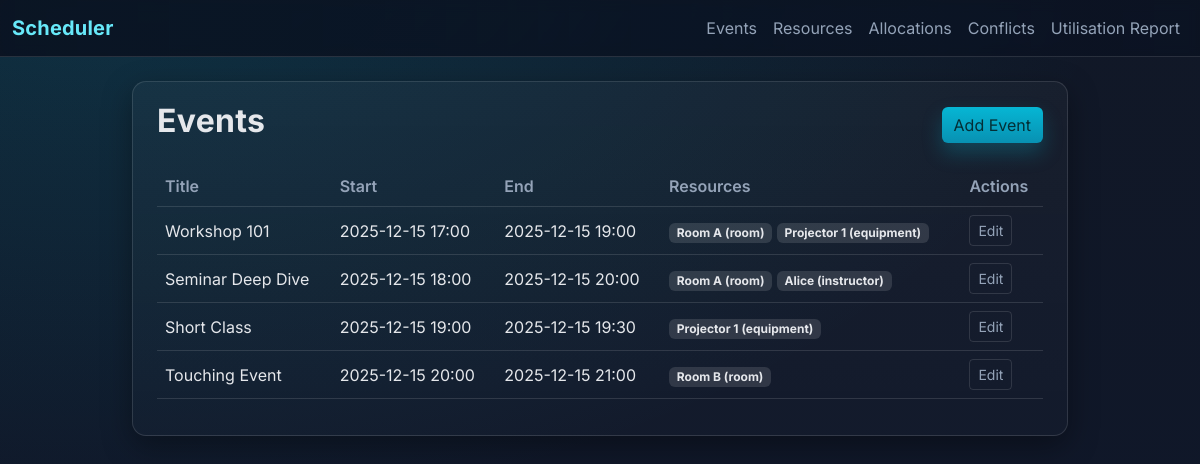
The app's page /events with its own data.
### models.py (models this page shows)
class Event(db.Model):
    __tablename__ = 'events'
    event_id = db.Column(db.Integer, primary_key=True)
    title = db.Column(db.String(255), nullable=False)
    start_time = db.Column(db.DateTime, nullable=False)
    end_time = db.Column(db.DateTime, nullable=False)
    description = db.Column(db.Text, default='')
    allocations = db.relationship('EventResourceAllocation', back_populates='event', cascade='all, delete-orphan')

class EventResourceAllocation(db.Model):
    __tablename__ = 'event_resource_allocations'
    allocation_id = db.Column(db.Integer, primary_key=True)
    event_id = db.Column(db.Integer, db.ForeignKey('events.event_id'), nullable=False, index=True)
    resource_id = db.Column(db.Integer, db.ForeignKey('resources.resource_id'), nullable=False, index=True)
    event = db.relationship('Event', back_populates='allocations')
    resource = db.relationship('Resource', back_populates='allocations')
    __table_args__ = (
        db.UniqueConstraint('event_id', 'resource_id', name='uq_event_resource'),
    )

class Resource(db.Model):
    __tablename__ = 'resources'
    resource_id = db.Column(db.Integer, primary_key=True)
    resource_name = db.Column(db.String(255), nullable=False, unique=True)
    resource_type = db.Column(db.String(64), nullable=False)
    allocations = db.relationship('EventResourceAllocation', back_populates='resource', cascade='all, delete-orphan')

### app.py (the view)
    @app.route('/events')
    def events_list():
        events = Event.query.order_by(Event.start_time).all()
        return render_template('events/index.html', events=events)

### templates/events/index.html
{% extends 'base.html' %}
{% block content %}
<div class="card-pro">
  <div class="page-header">
    <h2 class="page-title">Events</h2>
    <a class="btn btn-primary" href="/events/new">Add Event</a>
  </div>
  <table class="table table-modern table-hover align-middle">
    <thead><tr><th>Title</th><th>Start</th><th>End</th><th>Resources</th><th>Actions</th></tr></thead>
    <tbody>
      {% for e in events %}
        <tr>
          <td>{{ e.title }}</td>
          <td>{{ e.start_time.strftime('%Y-%m-%d %H:%M') }}</td>
          <td>{{ e.end_time.strftime('%Y-%m-%d %H:%M') }}</td>
          <td>
            {% for a in e.allocations %}
              <span class="badge bg-secondary">{{ a.resource.resource_name }} ({{ a.resource.resource_type }})</span>
            {% endfor %}
          </td>
          <td><a class="btn btn-sm btn-outline-secondary" href="/events/{{ e.event_id }}/edit">Edit</a></td>
        </tr>
      {% endfor %}
    </tbody>
  </table>
</div>
{% endblock %}

### templates/base.html (shortened to what this page needs)
<!doctype html>
<html lang="en">
<head>
  <link rel="stylesheet" href="https://cdn.jsdelivr.net/npm/bootstrap@5.3.2/dist/css/bootstrap.min.css">
  <link rel="stylesheet" href="{{ url_for('static', filename='theme.css') }}">
</head>
<body class="theme-cyan">
<nav class="navbar navbar-expand-lg navbar-cyan mb-4">
  <div class="container-fluid">
    <a class="navbar-brand" href="/">Scheduler</a>
    <div>
      <ul class="navbar-nav me-auto mb-2 mb-lg-0">
        <li class="nav-item"><a class="nav-link" href="/events">Events</a></li>
        <li class="nav-item"><a class="nav-link" href="/resources">Resources</a></li>
        <li class="nav-item"><a class="nav-link" href="/allocations">Allocations</a></li>
        <li class="nav-item"><a class="nav-link" href="/conflicts">Conflicts</a></li>
        <li class="nav-item"><a class="nav-link" href="/report">Utilisation Report</a></li>
      </ul>
    </div>
  </div>
</nav>
<div class="container container-narrow">
  {% block content %}{% endblock %}
</div>
</body>
</html>

### static/theme.css (style rules this page uses)
:root { --brand: #06b6d4; --brand-strong: #0891b2; --brand-light: #67e8f9; --bg: #0f172a; --bg-soft: #111827; --surface: #0b1220; --text: #e5e7eb; --muted: #94a3b8; --success: #22c55e; --danger: #ef4444; --warning: #f59e0b; --card-border: rgba(255,255,255,0.12); --shadow: 0 10px 30px rgba(0,0,0,0.35); --radius: 14px; }
html, body { height: 100%; }
body.theme-cyan { font-family: 'Inter', system-ui, -apple-system, Segoe UI, Roboto, sans-serif; background: radial-gradient(1000px 600px at 10% -10%, rgba(6,182,212,0.18), transparent), radial-gradient(800px 500px at 90% 120%, rgba(103,232,249,0.15), transparent), linear-gradient(180deg, var(--bg-soft), var(--bg)); color: var(--text); }
.navbar-cyan { background: linear-gradient(90deg, rgba(11,18,32,0.9), rgba(11,18,32,0.75)); border-bottom: 1px solid var(--card-border); backdrop-filter: saturate(140%) blur(6px); }
.navbar-cyan .navbar-brand { color: var(--brand-light); font-weight: 700; letter-spacing: 0.2px; }
.navbar-cyan .nav-link { color: var(--muted); }
.card-pro { background: linear-gradient(180deg, rgba(255,255,255,0.03), rgba(255,255,255,0.015)); border: 1px solid var(--card-border); border-radius: var(--radius); box-shadow: var(--shadow); padding: 20px 24px; }
.page-header { display: flex; align-items: center; justify-content: space-between; margin-bottom: 18px; }
.page-title { font-weight: 700; letter-spacing: 0.3px; }
.table-modern { --bs-table-bg: transparent; --bs-table-color: var(--text); --bs-table-striped-bg: rgba(255,255,255,0.04); --bs-table-hover-bg: rgba(6,182,212,0.12); border-color: var(--card-border); }
.table-modern thead th { color: var(--muted); font-weight: 600; }
.table-modern tbody tr { vertical-align: middle; }
.btn-primary { background-image: linear-gradient(180deg, var(--brand), var(--brand-strong)); border: none; color: #042f36; box-shadow: 0 10px 20px rgba(6,182,212,0.25); }
.btn-outline-secondary { border-color: var(--card-border); color: var(--muted); }
.badge.bg-secondary { background-color: rgba(255,255,255,0.12) !important; color: var(--text); }
.container-narrow { max-width: 960px; margin: 0 auto; }
a { color: var(--brand-light); }

### records on screen
Event: title "Workshop 101", start_time "2025-12-15 17:00", end_time "2025-12-15 19:00"
EventResourceAllocation: resource.resource_name "Room A", resource.resource_type "room"
EventResourceAllocation: resource.resource_name "Projector 1", resource.resource_type "equipment"
Event: title "Seminar Deep Dive", start_time "2025-12-15 18:00", end_time "2025-12-15 20:00"
EventResourceAllocation: resource.resource_name "Room A", resource.resource_type "room"
EventResourceAllocation: resource.resource_name "Alice", resource.resource_type "instructor"
Event: title "Short Class", start_time "2025-12-15 19:00", end_time "2025-12-15 19:30"
EventResourceAllocation: resource.resource_name "Projector 1", resource.resource_type "equipment"
Event: title "Touching Event", start_time "2025-12-15 20:00", end_time "2025-12-15 21:00"
EventResourceAllocation: resource.resource_name "Room B", resource.resource_type "room"
